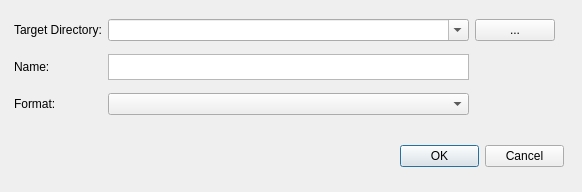
<?xml version="1.0" encoding="UTF-8"?>
<ui version="4.0">
 <class>SaveAs</class>
 <widget class="QDialog" name="SaveAs">
  <property name="geometry">
   <rect>
    <x>0</x>
    <y>0</y>
    <width>582</width>
    <height>192</height>
   </rect>
  </property>
  <property name="windowTitle">
   <string>Dialog</string>
  </property>
  <widget class="QDialogButtonBox" name="buttonBox">
   <property name="geometry">
    <rect>
     <x>400</x>
     <y>140</y>
     <width>164</width>
     <height>32</height>
    </rect>
   </property>
   <property name="orientation">
    <enum>Qt::Horizontal</enum>
   </property>
   <property name="standardButtons">
    <set>QDialogButtonBox::Cancel|QDialogButtonBox::Ok</set>
   </property>
  </widget>
  <widget class="QWidget" name="">
   <property name="geometry">
    <rect>
     <x>14</x>
     <y>12</y>
     <width>541</width>
     <height>111</height>
    </rect>
   </property>
   <layout class="QGridLayout" name="gridLayout">
    <item row="0" column="0">
     <widget class="QLabel" name="label_2">
      <property name="text">
       <string>Target Directory:</string>
      </property>
     </widget>
    </item>
    <item row="0" column="1">
     <widget class="QComboBox" name="directory">
      <property name="editable">
       <bool>true</bool>
      </property>
     </widget>
    </item>
    <item row="0" column="2">
     <widget class="QPushButton" name="chooseDirectory">
      <property name="sizePolicy">
       <sizepolicy hsizetype="Maximum" vsizetype="Fixed">
        <horstretch>0</horstretch>
        <verstretch>0</verstretch>
       </sizepolicy>
      </property>
      <property name="text">
       <string>...</string>
      </property>
     </widget>
    </item>
    <item row="1" column="0">
     <widget class="QLabel" name="name">
      <property name="text">
       <string>Name:</string>
      </property>
     </widget>
    </item>
    <item row="1" column="1">
     <widget class="QTextEdit" name="lineEdit">
      <property name="sizePolicy">
       <sizepolicy hsizetype="Expanding" vsizetype="Maximum">
        <horstretch>0</horstretch>
        <verstretch>0</verstretch>
       </sizepolicy>
      </property>
      <property name="maximumSize">
       <size>
        <width>16777215</width>
        <height>26</height>
       </size>
      </property>
     </widget>
    </item>
    <item row="2" column="0">
     <widget class="QLabel" name="label_4">
      <property name="text">
       <string>Format:</string>
      </property>
     </widget>
    </item>
    <item row="2" column="1">
     <widget class="QComboBox" name="comboBox"/>
    </item>
   </layout>
  </widget>
 </widget>
 <resources/>
 <connections>
  <connection>
   <sender>buttonBox</sender>
   <signal>accepted()</signal>
   <receiver>SaveAs</receiver>
   <slot>accept()</slot>
   <hints>
    <hint type="sourcelabel">
     <x>248</x>
     <y>254</y>
    </hint>
    <hint type="destinationlabel">
     <x>157</x>
     <y>274</y>
    </hint>
   </hints>
  </connection>
  <connection>
   <sender>buttonBox</sender>
   <signal>rejected()</signal>
   <receiver>SaveAs</receiver>
   <slot>reject()</slot>
   <hints>
    <hint type="sourcelabel">
     <x>316</x>
     <y>260</y>
    </hint>
    <hint type="destinationlabel">
     <x>286</x>
     <y>274</y>
    </hint>
   </hints>
  </connection>
 </connections>
</ui>
